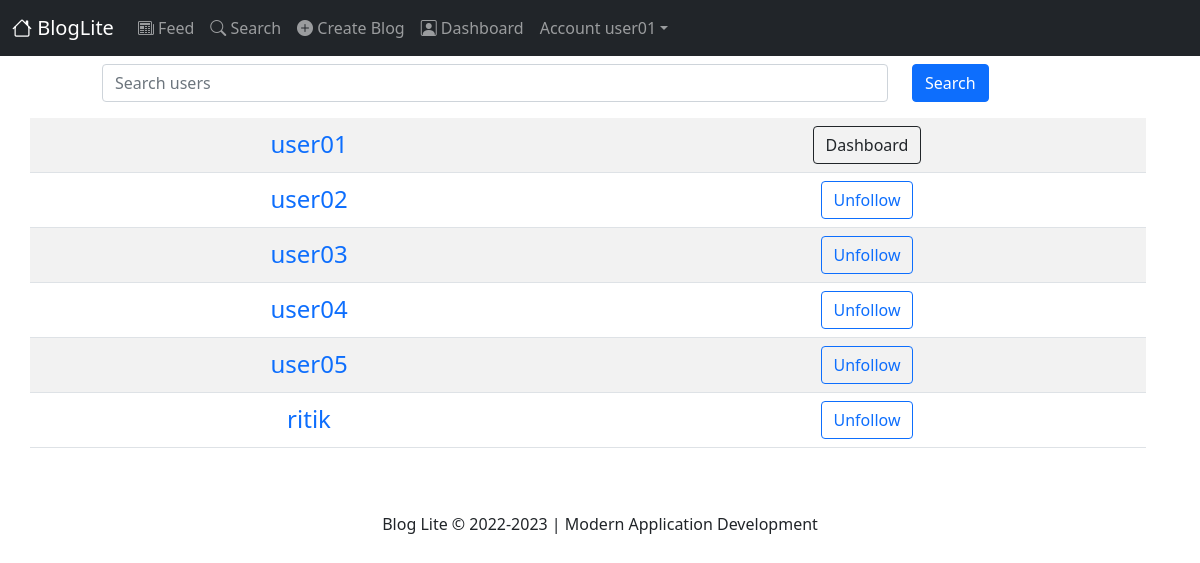
Page /users/ (signed in) on the committed database.
### application/models.py (models this page shows, shortened)
class User(UserMixin,db.Model):
    __tablename__ = 'users'
    user_id = db.Column(db.Integer, autoincrement=True, primary_key=True)
    username = db.Column(db.String(20), unique=True,nullable=False)
    bio=db.Column(db.Text)
    hashed_password = db.Column(db.String(255),nullable=False)
    follower_count=db.Column(db.Integer,default=0,nullable=False)
    following_count=db.Column(db.Integer,default=0,nullable=False)
    followed = db.relationship('Follow',foreign_keys=[Follow.follower_id],backref=db.backref('follower', lazy='joined'),lazy='dynamic', cascade='all, delete-orphan')
    followers = db.relationship('Follow',foreign_keys=[Follow.followed_id],backref=db.backref('followed', lazy='joined'),lazy='dynamic', cascade='all, delete-orphan')
    post_count=db.Column(db.Integer,default=0,nullable=False)
    account_created=db.Column(db.DateTime,default=datetime.datetime.now)
    profile_image=db.Column(db.String,default='default_profile.jpg')
    posts=db.relationship("Posts",backref="author")
    likes=db.relationship('Likes',backref='user')
    comments=db.relationship('Comments',backref='users')
    @property
    def password(self):
        return AttributeError('Password is not readable')
    def get_id(self):
        return self.user_id
    def is_followed_by(self, user):
        if (not user) or (user.user_id is None):
            return False
        return self.followers.filter_by(follower_id=user.user_id).first() is not None

### application/users/views.py (the view)
@users.route("/", methods=["GET", "POST"])
@login_required
def users_listing():
    list_type=request.args.get('type')
    user_id=request.args.get('user')
    if user_id:
        user=get_user_from_id(int(user_id))
    user_list=User.query.all()
    following=find_following_of(current_user,user_list)
    if list_type=='Followers':
        users=find_followers_of(user,user_list)
    elif list_type=='Following':
        users=find_following_of(user,user_list)
    else:
        users=user_list
    return render_template('search_users.html',users=users,following=following)

### app.py (called while the page is built)
@app.before_request
def before_request():
    g.user=current_user

### application/models.py (called while the page is built)
@login_manager.user_loader
def load_user(user_id):
    return User.query.get(int(user_id))

### application/utility.py (called while the page is built)
def find_following_of(user,user_list):
    following=[]
    for u in user_list:
        if u.is_followed_by(user):
            following.append(u)
    return following

### application/templates/search_users.html (shortened to what this page needs)
{% extends 'base.html' %}
{% block content %}
<div class="container mt-2">
  <form class="row  ms-5" action="{{url_for('users.search')}}" methods="GET">
    <div class="col-9">
      <input type="text" class="form-control" id="search" placeholder="Search users" name="query">
    </div>
    <div class="col-3">
      <button type="submit" class="btn btn-primary mb-3">Search</button>
    </div>
  </form>
  <table class="table table-striped table-hover">
    {% for user in users %}
        <tr class="row col-12">
          <td class="col-6 text-center">
            <a class="fs-4 link-primary text-decoration-none" href="{{url_for('users.dashboard',user=user.user_id)}}"><span>{{user.username}}</span></a>
          </td>
          <td class="col-6 text-center">
            {% if current_user.user_id!=user.user_id %}
            {% if user in following %}
            <a class="btn btn-outline-primary" href="{{url_for('users.unfollow',user=user.user_id)}}">Unfollow</a>
            {% else %}
            <a class="btn btn-outline-primary" href="{{url_for('users.follow',user=user.user_id)}}">Follow</a>
            {% endif %}
            {% else %}
            <a class="btn btn-outline-dark" href="{{url_for('users.dashboard')}}">Dashboard</a>
            {% endif %}
          </td>
        </tr>
    {% endfor %}
  </table>
</div>
{% endblock content %}

### application/templates/base.html (shortened to what this page needs)
<!DOCTYPE html>
<html lang="en">
<head>
    <link rel="stylesheet" href="{{ url_for('static', filename='customStyles.css') }}">
    <link rel="stylesheet" type="text/css" href="{{ url_for('static', filename='bootstrap/css/bootstrap.min.css') }}" />
    <link rel="stylesheet" type="text/css" href="{{ url_for('static', filename='bootstrap/css/bootstrap-icons.css') }}" />
    <link rel="stylesheet" href="https://cdn.jsdelivr.net/npm/bootstrap@5.0.2/dist/css/bootstrap.min.css" />
    <link rel="stylesheet" href="https://cdn.jsdelivr.net/npm/bootstrap-icons@1.5.0/font/bootstrap-icons.css" />
</head>
<body {% block body_class %}{% endblock %}>
    <div class="navbar navbar-expand-lg navbar-dark bg-dark" role="navigation">
        <div class="container-fluid">
            <a class="navbar-brand" href="/">{% block brand %}<i class="bi bi-house"></i> BlogLite{% endblock %}</a>
            <div class="collapse navbar-collapse" id="navbarNav">
                <ul class="navbar-nav me-auto mb-2 mb-lg-0">
                    {% if current_user.is_authenticated %}
                    <li class="nav-item"><a class="nav-link" href="{{url_for('users.user_feed')}}"><i
                                class="bi bi-newspaper"></i> Feed</a></li>
                    <li class="nav-item"><a class="nav-link" href="{{url_for('users.users_listing')}}"><i
                                class="bi bi-search"></i> Search</a></li>
                    <li class="nav-item"><a class="nav-link" href="{{url_for('posts.create')}}"><i
                                class="bi bi-plus-circle-fill"></i> Create Blog</a></li>
                    <a href="{{url_for('users.dashboard')}}" class="nav-link"><i class="bi bi-person-square"></i>
                        Dashboard</a>
                    <li class="dropdown">
                        <a href="#" class="dropdown-toggle nav-link" data-bs-toggle="dropdown"> Account
                            {{current_user.username}}<b class="caret"></b></a>
                    </li>
                    {% else %}
                    <li class="nav-item"><a class="nav-link" href="{{url_for('users.login')}}"><i
                                class="bi bi-box-arrow-in-right"></i> Login</a></li>
                    <li class="nav-item"><a class="nav-link" href="{{url_for('users.signup')}}"><i
                                class="bi bi-person-fill-add"></i> Signup</a></li>
                    {% endif %}
                </ul>
            </div>
        </div>
    </div>
    <div class="container mb-5">
        <div class="row">
            {% block content %}
            {% endblock %}
        </div>
    </div>
    <div class="container mb-3 text-center">
        <footer>Blog Lite &copy; 2022-2023 | Modern Application Development</footer>
    </div>
</body>
</html>

### application/static/customStyles.css (style rules this page uses)
* { text-decoration: none; }

### rows in the picture
User: username "user01"
User: username "user02"
User: username "user03"
User: username "user04"
User: username "user05"
User: username "ritik"
